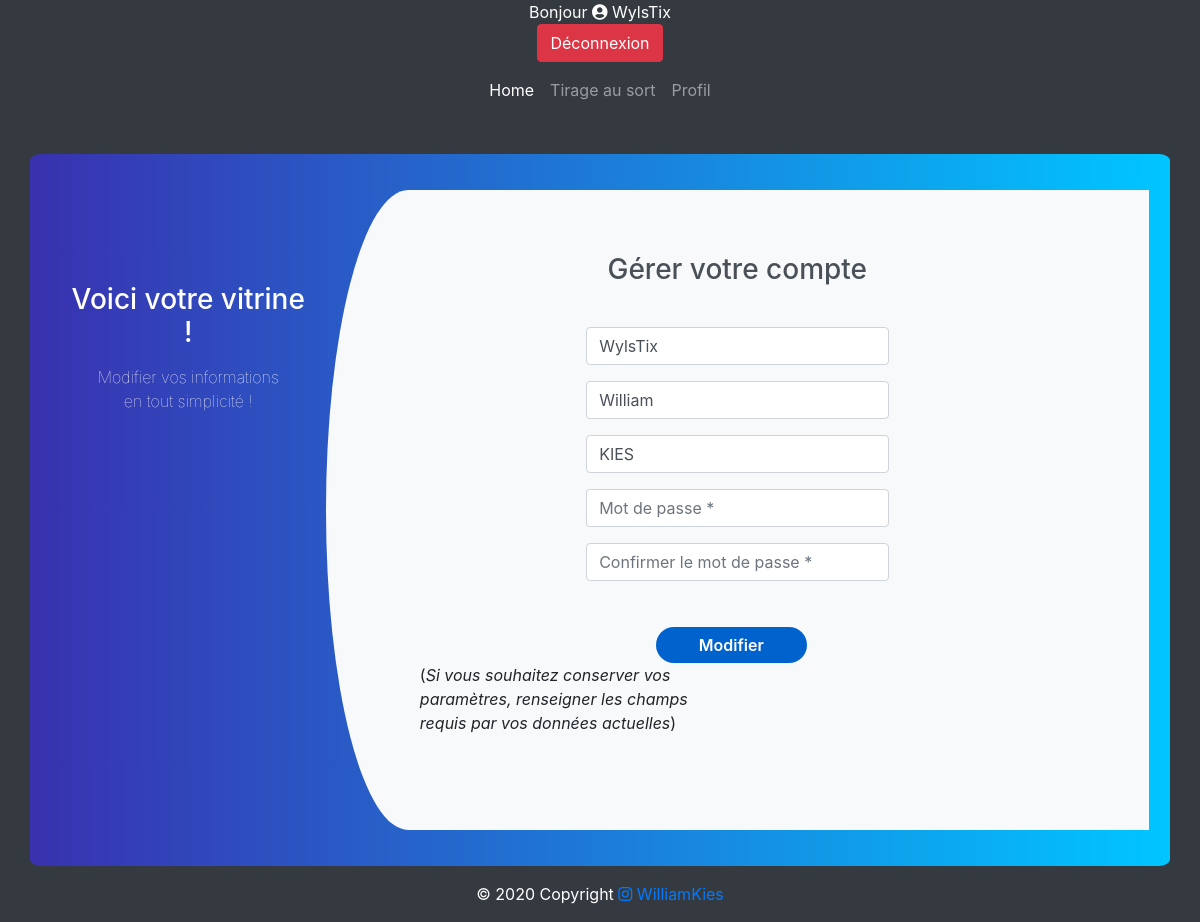
Page /php/profil.php (signed in) on the committed database.
### tables this page shows
CREATE TABLE IF NOT EXISTS `utilisateurs` (
  `id` int(11) NOT NULL AUTO_INCREMENT,
  `login` varchar(255) NOT NULL,
  `prenom` varchar(255) NOT NULL,
  `nom` varchar(255) NOT NULL,
  `password` varchar(255) NOT NULL,
  PRIMARY KEY (`id`)
);

### php/profil.php (the view, shortened to what this page needs)
<?php
$db = mysqli_connect('localhost', 'root', '', 'moduleconnexion');
?>
<!DOCTYPE html>
<html lang="fr">
    <head>
        <link rel="stylesheet" href="../css/bootstrap.min.css">
        <link rel="stylesheet" href="../css/style.css">
        <link rel="stylesheet" href="../css/profil.css">
        <link rel="stylesheet" href="https://cdnjs.cloudflare.com/ajax/libs/font-awesome/5.15.1/css/all.min.css">
    </head>
    <body>
        <header>
            <section class="text-center container-fluid" style="background-color: #343a40; color: #fff;">
                <?php if (isset($_SESSION['id'])){ echo 'Bonjour <i class="fas fa-user-circle"></i> ' . $_SESSION['login'] . '<br /><form method="POST" action="profil.php"><input type="submit" name="logout" value="Déconnexion" class="btn btn-danger"></form>';} ?>
            </section>
            <nav class="navbar navbar-expand-lg navbar-dark bg-dark">
                <section class="container">
                    <section class="collapse navbar-collapse" id="leadUIDemoNav-3">
                        <ul class="navbar-nav mx-auto mt-2 mt-lg-0">
                            <li class="nav-item"><a class="nav-link active" href="../index.php">Home</a></li>
                            <li class="nav-item"><a class="nav-link" href="sort.php">Tirage au sort</a></li>
                            <li class="nav-item"><a class="nav-link" href="profil.php">Profil</a></li>
                        </ul>
                    </section>
                </section>
            </nav>
        </header>
        <main>
            <article>
                <?php
                    if (isset($_SESSION['id'])){
                        $session_id = $_SESSION['id'];
                        $get_info = mysqli_query($db, "SELECT login, prenom, nom FROM utilisateurs WHERE id = $session_id");
                        $row = mysqli_fetch_assoc($get_info);
                        $inputLogin = $row['login'];
                        $inputPrenom = $row['prenom'];
                        $inputNom = $row['nom'];
                        echo '
                        <form action="profil.php" method="post">
                        <section class="container modify">
                            <section class="row">
                                <section class="col-md-3 modify-left">
                                    <h3>Voici votre vitrine !</h3>
                                    <p>Modifier vos informations en tout simplicité !</p>
                                </section>
                                <section class="col-md-9 modify-right">
                                    <section class="tab-content" id="myTabContent">
                                        <section class="tab-pane fade show active" id="home" role="tabpanel" aria-labelledby="home-tab">
                                            <h3 class="modify-heading">Gérer votre compte</h3>
                                            <section class="row modify-form">
                                                <section class="col-md-6">
                                                    <section class="form-group">
                                                        <input type="text" class="form-control" name="newLogin" placeholder="Login *" value='."$inputLogin".' required>
                                                    </section>
                                                    <section class="form-group">
                                                        <input type="text" class="form-control" name="newPrenom" placeholder="Prénom *" value="'."$inputPrenom".'" required>
                                                    </section>
                                                    <section class="form-group">
                                                        <input type="text" class="form-control" name="newNom" placeholder="Nom *" value="'."$inputNom".'" required>
                                                    </section>
                                                    <section class="form-group">
                                                        <input type="password" class="form-control" name="newPassword" placeholder="Mot de passe *" required>
                                                    </section>
                                                    <section class="form-group">
                                                        <input type="password" class="form-control" name="newConfirmPassword" placeholder="Confirmer le mot de passe *" required>
                                                    </section>
                                                    <input type="submit" class="btnModify" name="modify"  value="Modifier">
                                                    <p>(<i>Si vous souhaitez conserver vos paramètres, renseigner les champs requis par vos données actuelles</i>)</p>
                                                </section>
                                            </section>
                                        </section>
                                    </section>
                                </section>
                            </section>
                        </section>
                    </form>';
                    }
                ?>
            </article>
        </main>
        <footer class="page-footer font-small">
            <section class="footer-copyright text-center py-3">© 2020 Copyright
                <a href="https://www.instagram.com/william_ksii/" target="_blank"><i class="fab fa-instagram"></i> WilliamKies</a>
            </section>
        </footer>
    </body>
</html>

### css/style.css (style rules this page uses)
* { margin: 0; padding: 0; box-sizing: border-box; }
html { scroll-behavior: smooth; }
.page-footer { background-color: #343a40; color: #fff; }

### css/profil.css (style rules this page uses)
* { margin: 0; padding: 0; box-sizing: border-box; }
html { scroll-behavior: smooth; }
body { background-color: #343a40; }
.modify { background: -webkit-linear-gradient(left, #3931af, #00c6ff); margin-top: 3%; padding: 3%; border-radius: 1%; }
.modify-left { text-align: center; color: #fff; margin-top: 4%; }
.modify-right { background: #f8f9fa; border-top-left-radius: 10% 50%; border-bottom-left-radius: 10% 50%; }
.modify-left p { font-weight: lighter; padding: 12%; margin-top: -9%; }
.modify .modify-form { padding: 10%; margin-top: 10%; }
.btnModify { margin-top: 10%; border: none; border-radius: 1.5rem; padding: 2%; background: #0062cc; color: #fff; font-weight: 600; width: 50%; cursor: pointer; margin-left: 78%; }
.modify-heading { text-align: center; margin-top: 8%; margin-bottom: -15%; color: #495057; }
.form-control { margin-left: 55%; }

### rows in the picture
utilisateurs: newLogin "WylsTix", newPrenom "William", newNom "KIES"

### other values in the picture
$_SESSION['login'] "WylsTix"
